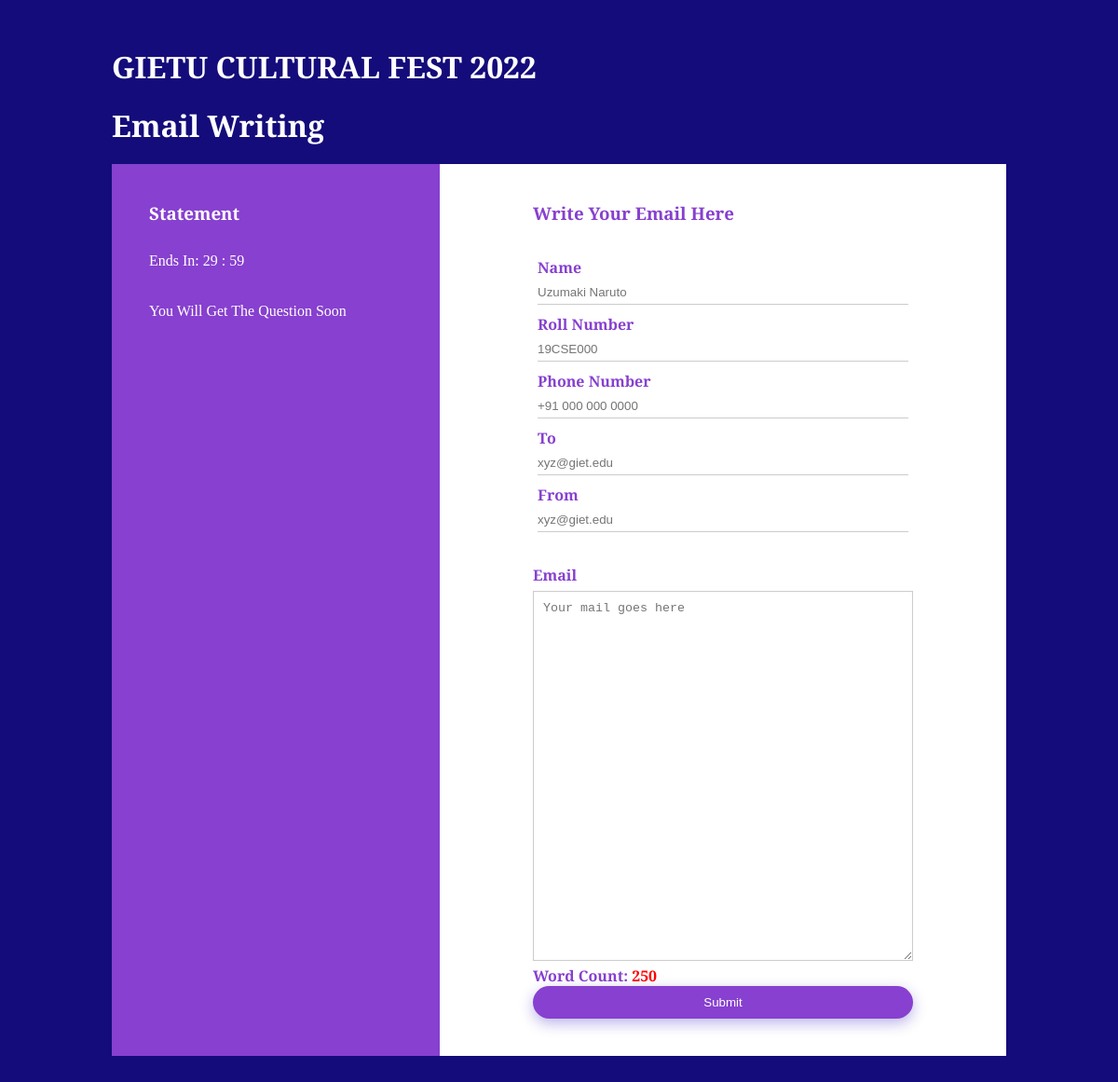
Before: / with the older database file.
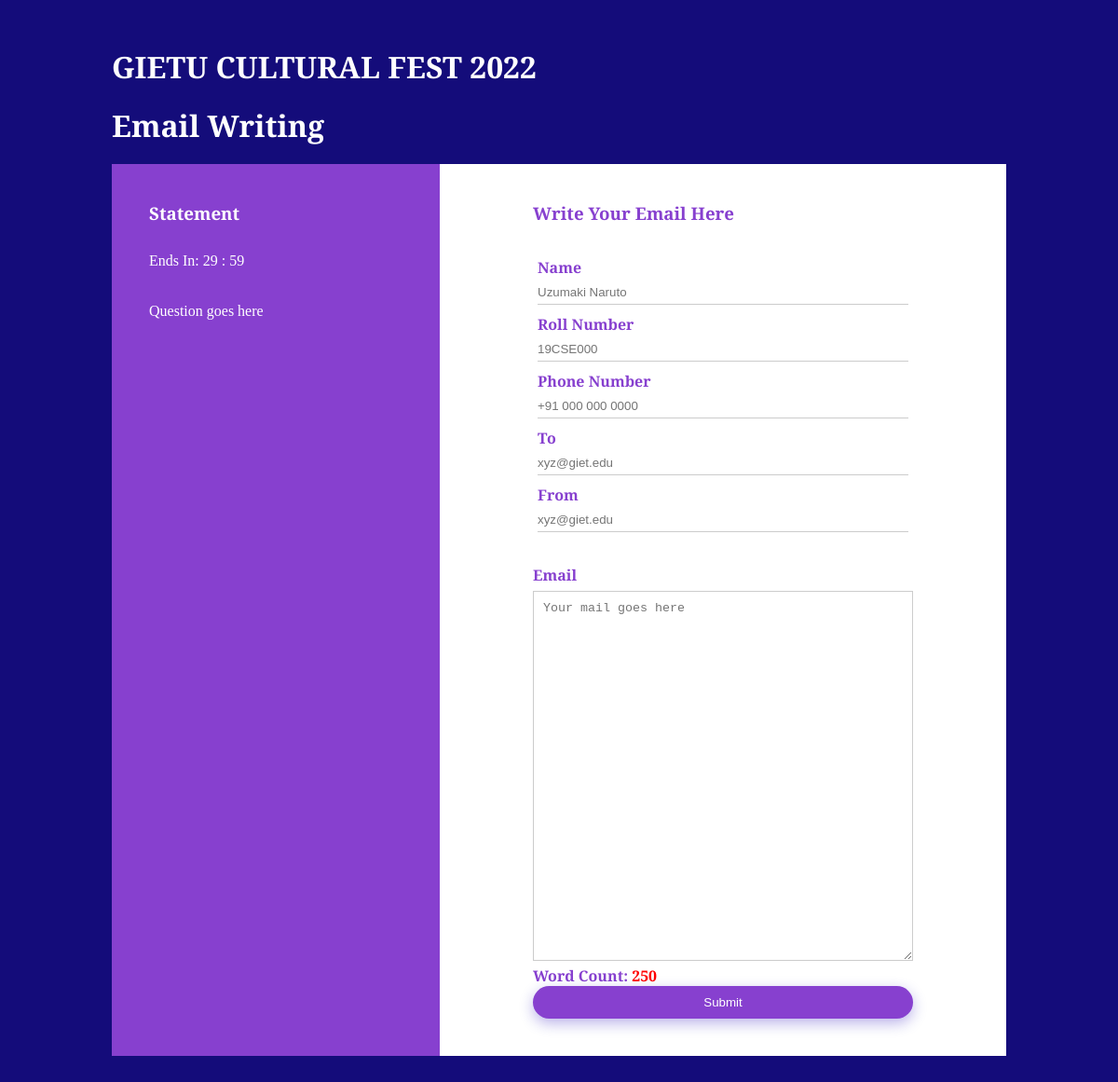
After: the same page with the newer database file.
### Event/models.py (models this page shows)
class Question(models.Model):
    statement = models.TextField()

### Event/views.py (the view, shortened to what this page needs)
# urls.py: path('', views.index, name="home")
def index(request):
    dictV={}
    try:
        question = Question.objects.all()[0].statement
    except:
        question = 'You Will Get The Question Soon'
    dictV['question']=question
    return render(request, 'index.html',dictV)

### templates/index.html (shortened to what this page needs)
<!DOCTYPE html>
<html>
    <head>
        {% load static %}<link rel="stylesheet" href={% static 'style.css' %}>
    </head>
    <body>
        <div class="container">
                <h1>GIETU CULTURAL FEST 2022</h1>
                <h1>Email Writing</h1>
            <div class="contact-box">
                <div class="contact-left">
                    <h3>Statement</h3>
                    <span >Ends In:  </span>
                    <span class= "minutes">00 </span>
                    <span>:</span>
                    <span class= "seconds"> 00 </span>
                    <br><br><br>
                    <p> {{question}} </p>
                </div>
                <div class="contact-right">
                    <h3>Write Your Email Here</h3>
                        <form method = "post"  >
                            <div class = "input-row">
                                <div class = "input-group" id = "name">
                                    <label><b>Name</b></label>
                                    <input type = "text" name="name" placeholder="Uzumaki Naruto">
                                </div>
                                <div class = "input-group">
                                    <label><b>Roll Number</b></label>
                                    <input type = "text" name = "roll" placeholder="19CSE000">
                                </div>
                                <div class = "input-row">
                                    <div class = "input-group">
                                        <label><b>Phone Number</b></label>
                                        <input type = "number" name = "phone" placeholder="+91 000 000 0000">
                                    </div>
                                    <div class = "input-group">
                                        <label><b>To</b></label>
                                        <input type = "email" name = "toMail" placeholder="xyz@giet.edu">
                                    </div>
                                    <div class = "input-group">
                                        <label><b>From</b></label>
                                        <input type = "email" name = "fromMail" placeholder="xyz@giet.edu">
                                    </div>
                                </div>
                            </div>
                            <label><b>Email</b></label>
                            <label id='limitWarn' style="display:none"><b style="color:red;">Word Limit Reached<b></label>
                            <textarea class= "text-input" name = "email" rows="25" placeholder="Your mail goes here"></textarea>
                            <div>
                                <strong style = "color: #8740cf;">Word Count: </strong>
                                <span class="word-count">250</span>
                              </div>
                            <button type="submit">Submit</button>
                        </form>
                </div>
            </div>
        </div>
    </body>
</html>

### static/style.css (style rules this page uses)
* { margin: 0; padding: 0; }
body { background: #140c7a; font-family: 'Arvo', serif; font-family: 'Source Serif Pro', serif; }
.container { width: 80%; margin: 50px auto; }
.contact-box { background: #fff; display: flex; }
.contact-right { flex-basis: 90%; padding: 40px 100px; }
.contact-left { flex-basis: 60%; padding: 40px 40px; color: #fff; background: #8740cf; }
h1 { margin-bottom: 20px; text-decoration: solid; color: #fff; }
.input-row { display: flexbox; justify-content: space-between; margin-bottom: 30px; }
.input-row .input-group { flex-basis: 90%; padding: 5px; }
input { width:100%; border: none; border-bottom: 1px solid #ccc; outline: none; padding-bottom: 5px; }
textarea { width: 100%; border: 1px solid #ccc; outline: none; padding: 10px; box-sizing: border-box; }
label { margin-bottom: 6px; display: block; color: #8740cf; }
button { background: #8740cf; color: #fff; width: 100%; border: none; outline: none; height: 35px; border-radius: 20px; box-shadow: 0px 5px 15px 0px rgba(28, 0, 181, 0.3); }
.contact-right h3 { color: #8740cf; font-weight: 600; margin-bottom: 30px; }
.contact-left h3 { font-weight: 600; margin-bottom: 30px; }

Changed rows visible on the page:
added Question: statement "Question goes here"
Other visible differences:
{{ question }}: "You Will Get The Question Soon" → (not shown)
